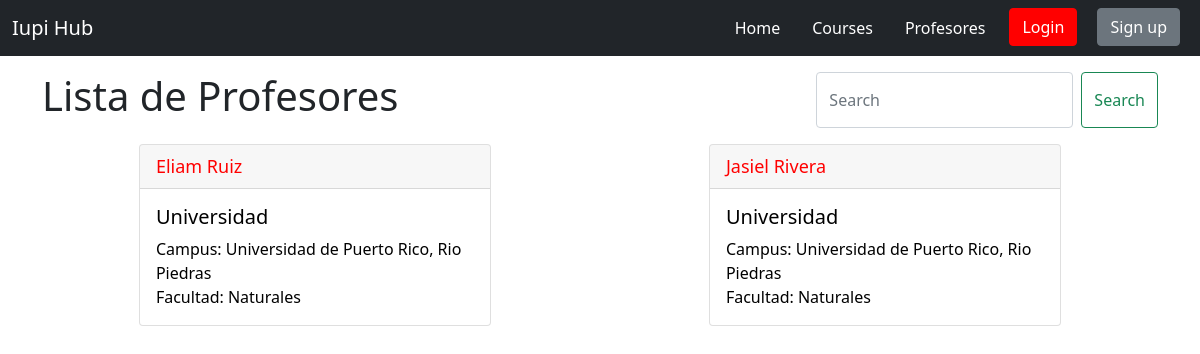
Page /professors/all on the earlier database version.
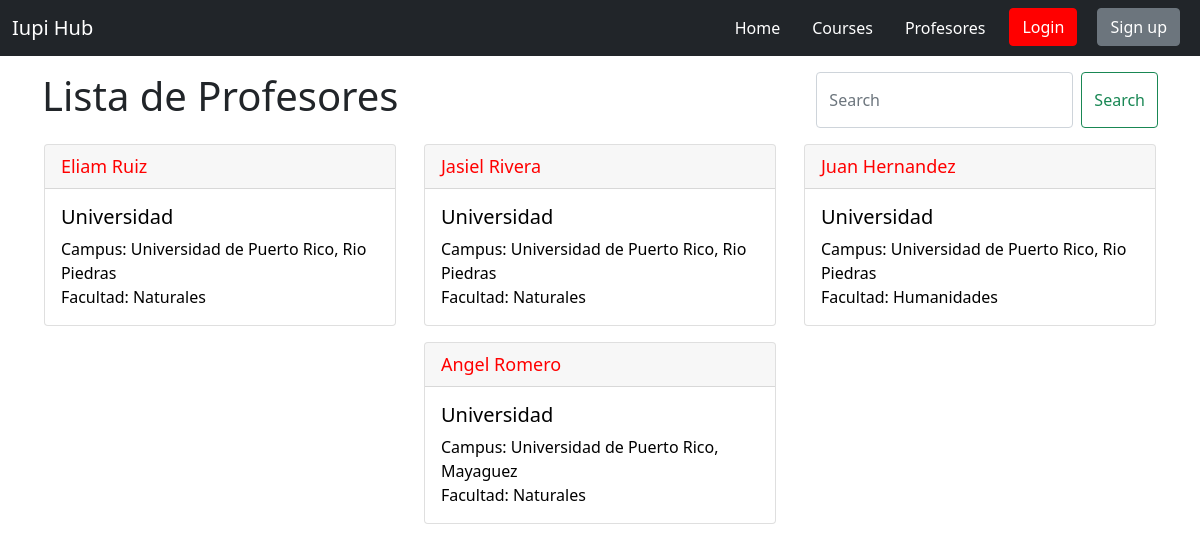
Same page on the later database version.
### professors/models.py (models this page shows, shortened)
class Professor(models.Model):
    A = "A"
    B = "B"
    C = "C"
    D = "D"
    F = "F"
    DIFFICULTIES = ((A, "A"), (B, "B"), (C, "C"), (D, "D"), (F, "F"))
    Natu = "Naturales"
    Huma = "Humanidades"
    FACULTIES = ((Natu, "Naturales"), (Huma,"Humanidades"))
    UPRRP = "Universidad de Puerto Rico, Rio Piedras"
    UPRM = "Universidad de Puerto Rico, Mayaguez"
    COLLEGES = ((UPRRP, "UPRRP"), (UPRM, "UPRM"))
    first_name = models.CharField(max_length=20)
    last_name = models.CharField(max_length=80)
    college = models.CharField(max_length=100, choices=COLLEGES)
    faculty = models.CharField(choices=FACULTIES, max_length=30)
    average_difficulty = models.CharField(choices=DIFFICULTIES, max_length=1)
    average_grade = models.CharField(choices=DIFFICULTIES, max_length=1)
    pro_student = models.BooleanField()
    organized = models.BooleanField()
    score = models.IntegerField(default=0)
    total_reviews = models.IntegerField(default=0)
    created_at = models.DateTimeField(auto_now_add=True)
    updated_at = models.DateTimeField(auto_now=True)

### professors/views.py (the view)
# urls.py: path('all', ProfessorListView.as_view(), name='all_professors'),
class ProfessorListView(ListView):
    model = Professor
    template_name = "professor_list.html"

### professors/templates/professor_list.html
{% extends 'base.html' %}
{% block head %}
{% load static %}
<link rel="stylesheet" href="{% static 'css/professors.css' %}" />
{% endblock %}
{% block content %}
<div class="d-flex container">
    <h1>Lista de Profesores</h1>
    <form class="d-flex" >
      <input class="form-control me-2" type="search" placeholder="Search" aria-label="Search">
      <button class="btn btn-outline-success" type="submit">Search</button>
    </form>
</div>
<div class="professors">
  {% for object in object_list %}
  <div class="container professor">
    <a href="{{object.pk}}" class="card-link">
      <div class="card">
        <div class="card-header card-title">
          {{ object.first_name }} {{object.last_name}}
        </div>
        <div class="card-body">
          <h5>Universidad</h5>
          <p class="card-text">Campus: {{ object.college }} <br>
             Facultad: {{ object.faculty }}</p>
        </div>
      </div>
    </a>
  </div>
  {% empty %}
    <li>No objects yet.</li>
  {% endfor %}
</div>
{% endblock %}

### templates/base.html (shortened to what this page needs)
<!DOCTYPE html>
<html lang="en">
  <head>
    <link
      href="https://cdn.jsdelivr.net/npm/bootstrap@5.0.2/dist/css/bootstrap.min.css"
      rel="stylesheet"
    />
    <link
      rel="stylesheet"
      href="https://cdn.jsdelivr.net/npm/bootstrap-icons@1.10.3/font/bootstrap-icons.css"
    />
    {% load static %}
    <link rel="stylesheet" href="{% static 'css/style.css' %}" />
    {% block head %} {% endblock %}
  </head>
  <body>
    <nav class="navbar navbar-dark bg-dark">
      <div class="container-fluid">
        <a class="navbar-brand" href="#">Iupi Hub</a>
        <ul class="nav justify-content-end">
          <li class="nav-item">
            <a
              class="nav-link active"
              aria-current="page"
              href="{% url 'home:index'%}"
              >Home</a
            >
          </li>
          <li class="nav-item">
            <a class="nav-link" href="{% url 'courses:all_courses'%}"
              >Courses</a
            >
          </li>
          <li class="nav-item">
            <a class="nav-link" href="{% url 'professors:all_professors' %}"
              >Profesores</a
            >
          </li>
          <div class="login-buttons">
            <button type="button" class="btn btn-primary">Login</button>
            <button type="button" class="btn btn-secondary">Sign up</button>
          </div>
        </ul>
      </div>
    </nav>
    <div>{% block content %} {% endblock %}</div>
  </body>
</html>

### static/css/style.css (style rules this page uses)
.nav-link { color: white; }
.login-buttons button { margin-right: 0.5rem; margin-left: 0.5rem; }
.btn-primary { background-color: red; border-color: red; }

### static/css/professors.css (style rules this page uses)
.container { justify-content: space-between; margin-top: 1rem; }
.professors { width: 95%; display: flex; flex-wrap: wrap; justify-content: center; align-items: center; margin: 0 auto; }
.card-title { color: red; font-size: large; }
.card-link { color: black; text-decoration: none; }
.card-text { margin-bottom: 0.5rem; }
.professor { max-width: 33%; }

Differences in the rows shown:
added Professor: first_name "Juan", last_name "Hernandez", college "Universidad de Puerto Rico, Rio Piedras", faculty "Humanidades"
added Professor: first_name "Angel", last_name "Romero", college "Universidad de Puerto Rico, Mayaguez", faculty "Naturales"
